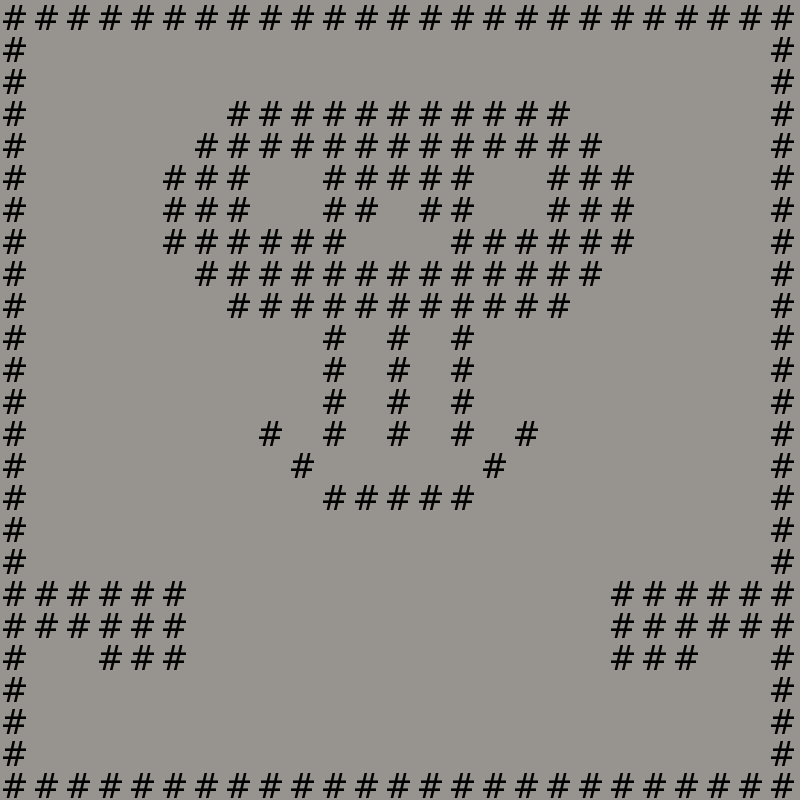

The image is a tile-based game level rendered from a .tmx file. Its description and source (layers, tilesets, objects; grid data summarised) follow:
An orthogonal 25x25 tile map with 32x32 px tiles, 1 tile layer (Tile Layer 1), 6 tilesets and 7 objects (tank1, tank2, tank3, tank4, tank5, ...).

<map version="1.0" orientation="orthogonal" width="25" height="25" tilewidth="32" tileheight="32">
 <tileset firstgid="1" name="tankv2" tilewidth="32" tileheight="32">
  <image source="tankv2.png" width="32" height="32" />
 </tileset>
 <tileset firstgid="2" name="roadv2" tilewidth="32" tileheight="32">
  <image source="roadv2.png" width="32" height="32" />
 </tileset>
 <tileset firstgid="3" name="playerv2" tilewidth="32" tileheight="32">
  <image source="playerv2.png" width="32" height="32" />
 </tileset>
 <tileset firstgid="4" name="wallv2" tilewidth="32" tileheight="32">
  <image source="wallv2.png" width="32" height="32" />
 </tileset>
 <tileset firstgid="5" name="szczalv2" tilewidth="32" tileheight="32">
  <image source="szczalv2.png" width="32" height="32" />
 </tileset>
 <tileset firstgid="6" name="bulletpv2" tilewidth="32" tileheight="32">
  <image source="bulletpv2.png" width="32" height="32" />
 </tileset>
 <layer name="Tile Layer 1" width="25" height="25">
  <data>[625 cells, 625 non-empty, 2 distinct tile ids]</data>
 </layer>
 <objectgroup name="tanks" width="25" height="25">
  <object name="tank1" gid="1" x="32" y="768" />
  <object name="tank2" gid="1" x="736" y="64" />
  <object name="tank3" gid="1" x="32" y="64" />
  <object name="tank4" gid="1" x="736" y="768" />
  <object name="tank5" gid="1" x="96" y="416" />
  <object name="tank6" gid="1" x="672" y="416" />
 </objectgroup>
 <objectgroup name="players" width="25" height="25">
  <object name="player" gid="3" x="288" y="576" />
 </objectgroup>
 <objectgroup name="bullets" width="25" height="25" />
</map>